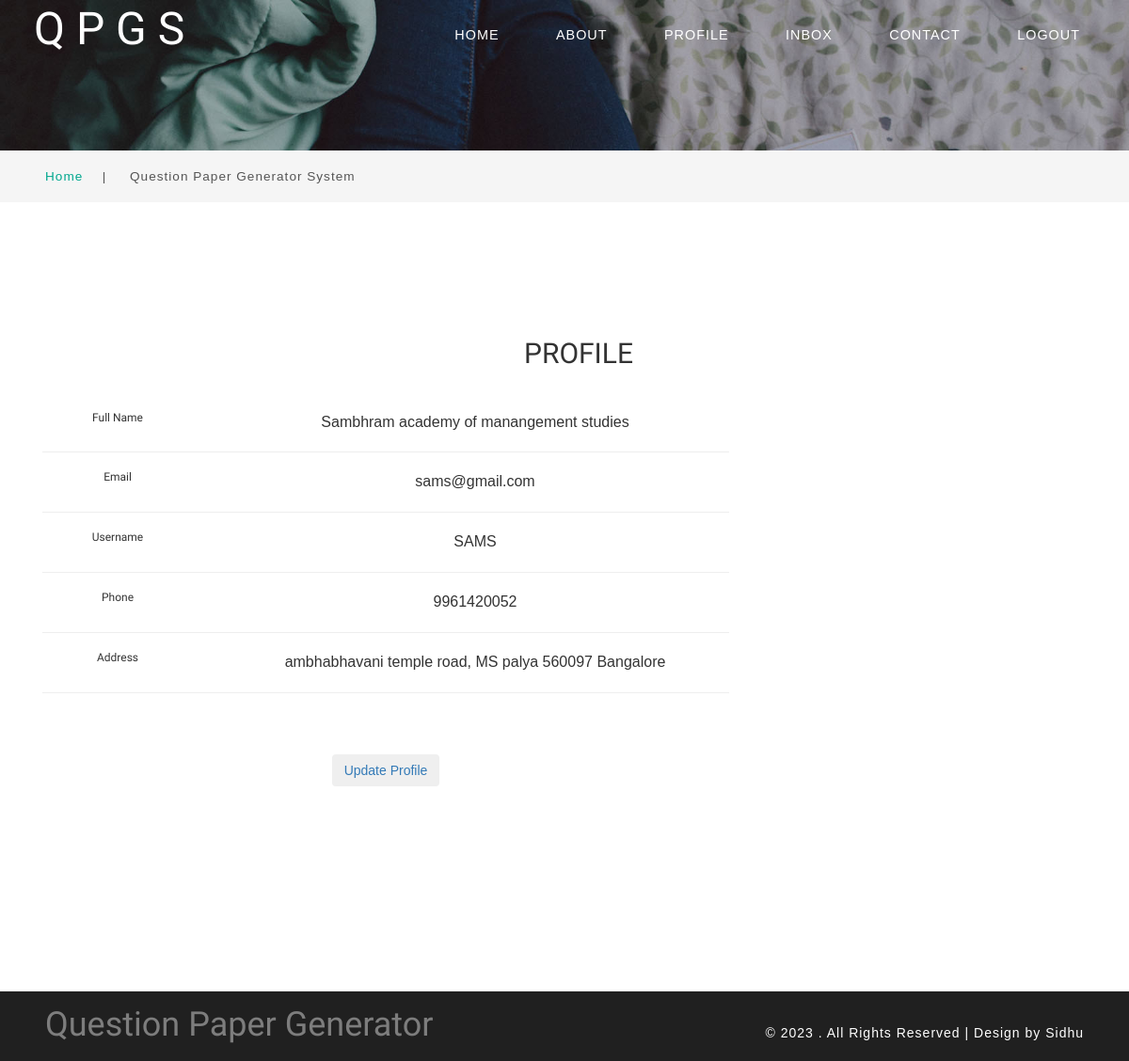
Screenshot of /profile/ (signed in) with the database file from the repository.
### master/models.py (models this page shows)
class CustomerDetails(models.Model):
    basic_data = models.OneToOneField(User, on_delete=models.CASCADE)
    contact = models.CharField(max_length=10,validators=[RegexValidator(r'^\d{10}$')])
    address = models.CharField(max_length=100)
    pincode = models.CharField(max_length=6)
    place = models.CharField(max_length=50)
    created = models.DateTimeField(auto_now=True)

### master/views.py (the view)
# urls.py: path(r'profile/', Profile.as_view(), name='profile'),
class Profile(View):
    template_name = 'profile.html'
    def get(self, request):
        uname = request.user
        user_obj = User.objects.get(username=uname)
        cust_obj = CustomerDetails.objects.get(basic_data=user_obj)
        context = {'customer': cust_obj
                   }
        return render(request, self.template_name, context)

### templates/profile.html
{% extends "base.html" %}
{% load static %}
{% load bootstrap4 %}
{% block content %}
<center>
    <section id="breadcrumbs" class="breadcrumbs">
        <div class="container">
            <h2>PROFILE</h2>
        </div>
    </section>
</center>
<br><br>
<center>
    <div class="col-md-8">
        <div class="card mb-3">
            <div class="card-body">
                <div class="row">
                    <div class="col-sm-3">
                        <h6 class="mb-0">Full Name</h6>
                    </div>
                    <div class="col-sm-9 text-secondary">
                        {{customer.basic_data.first_name}} {{user.last_name}}
                    </div>
                </div>
                <hr>
                <div class="row">
                    <div class="col-sm-3">
                        <h6 class="mb-0">Email</h6>
                    </div>
                    <div class="col-sm-9 text-secondary">
                        {{user.email}}
                    </div>
                </div>
                <hr>
                 <div class="row">
                    <div class="col-sm-3">
                        <h6 class="mb-0">Username</h6>
                    </div>
                    <div class="col-sm-9 text-secondary">
                        {{user.username}}
                    </div>
                </div>
                <hr>
                <div class="row">
                    <div class="col-sm-3">
                        <h6 class="mb-0">Phone</h6>
                    </div>
                    <div class="col-sm-9 text-secondary">
                        {{customer.contact}}
                    </div>
                </div>
                <hr>
                <div class="row">
                    <div class="col-sm-3">
                        <h6 class="mb-0">Address</h6>
                    </div>
                    <div class="col-sm-9 text-secondary">
                        {{customer.address}} {{customer.pincode}} {{customer.place}}
                    </div>
                </div>
                <hr>
                <br><br>
               <button type="button" class="btn btn-sucess"><a href="{% url 'proedit' customer.id  %}"> Update Profile</a>
            </button>
                <br>
                <br>
                <br>
                <br><br><br><br>
            </div></div></div>
</center>
{% endblock %}

### static/css/style.css (style rules this page uses)
html, body { margin: 0; font-size: 100%; font-family: 'Merriweather Sans', sans-serif; background: #fff; }
body a { text-decoration: none; transition: 0.5s all; -webkit-transition: 0.5s all; -moz-transition: 0.5s all; -o-transition: 0.5s all; -ms-transition: 0.5s all; }
h1, h2, h3, h4, h5, h6 { margin: 0; font-weight: 400; font-family: 'Mallanna', sans-serif; }
h6 { margin: 0 auto; z-index: 999; }

### rows the page displays
CustomerDetails: basic_data.first_name "Sambhram academy of", contact "9961420052", address "ambhabhavani temple road, MS palya", pincode "560097", place "Bangalore"

### other values shown
{{ user.last_name }} "manangement studies"
{{ user.email }} "sams@gmail.com"
{{ user.username }} "SAMS"
